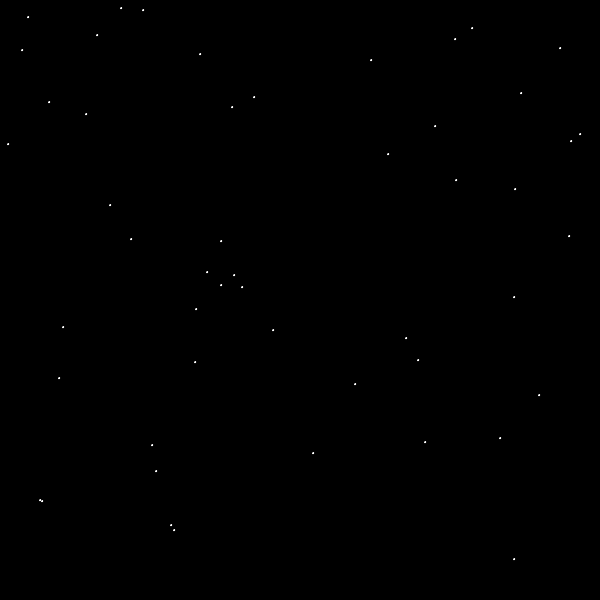
Frame 1 (no input)
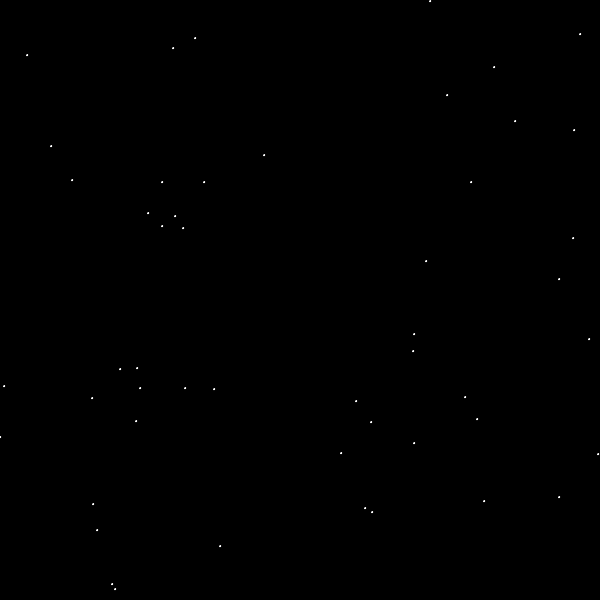
Frame 60 (the mouse pressed at the canvas centre just before this capture)
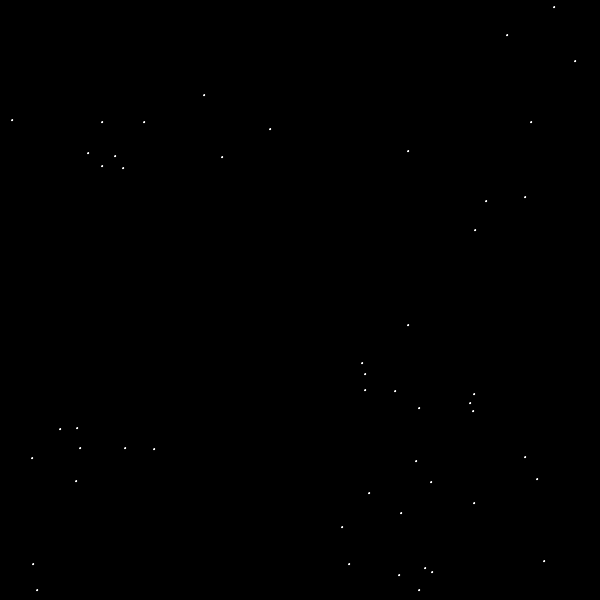
Frame 120 (the mouse held since frame 60 and released just before this capture)

The Processing sketch that drew these frames (run headless with seeded random() and noise(); from frame 60 on, the mouse is pressed at the canvas centre):

// Processing sketch: C01_Starfield
// ── C01_Starfield.pde

int size = 600;

Point p = new Point (300, 300);
int pointSize = 50;
Point[] points = new Point[pointSize];



void setup() {
  size(600, 600);
  background(0);
  stroke(255);
  
  for (int i = 0; i < pointSize; i++) {
    points[i] = randomPoint();
  }
  
  drawPoints();
}

void draw() {
  update();
  background(0);
  drawPoints();
  cleanUp();
}

void drawPoints() {
  for (int i = 0; i < pointSize; i++) {
    ellipse(points[i].x,points[i].y,1,1);
  }
}

void update() {
  for (int i = 0; i < pointSize; i++) {

    if (points[i].x > (size / 2)) {
      points[i].updateX(1);
    } else {
      points[i].updateX(-1);
    }
    if (points[i].y > (size / 2)) {
      points[i].updateY(1);
    } else {
      points[i].updateY(-1);
    }
  }
  
}

void cleanUp() {
  for (int i = 0; i < pointSize; i++) {
    
    if ((points[i].x < 0) || 
    (points[i].y < 0) || 
    (points[i].x > size) || 
    (points[i].y > size)) {
      if (random(2) > 1) {
      points[i] = randomPoint(0, 600, 200, 400);
    } else {
      points[i] = randomPoint(200, 400, 0, 600);
    }
    }
    
  }
  
}

public  Point randomPoint() {
    return new Point(int(random(size)), int(random(size)));
  }
  
  public Point randomPoint(int xLow, int xHigh, int yLow, int yHigh) {
    return new Point(xLow + int(random(xHigh - xLow)), 
      yLow + int(random(yHigh - yLow)));
  }


class Point {
  int x;
  int y;
  
  public Point(int x, int y) {
    this.x = x;
    this.y = y;
  }
  
  public void updateX(int d) {
    x += d;
  }
  
  public void updateY(int d) {
    y += d;
  }
  
  public int getX() {
    return x;
  }
  
  public int getY() {
    return y;
  }
  
  
}
